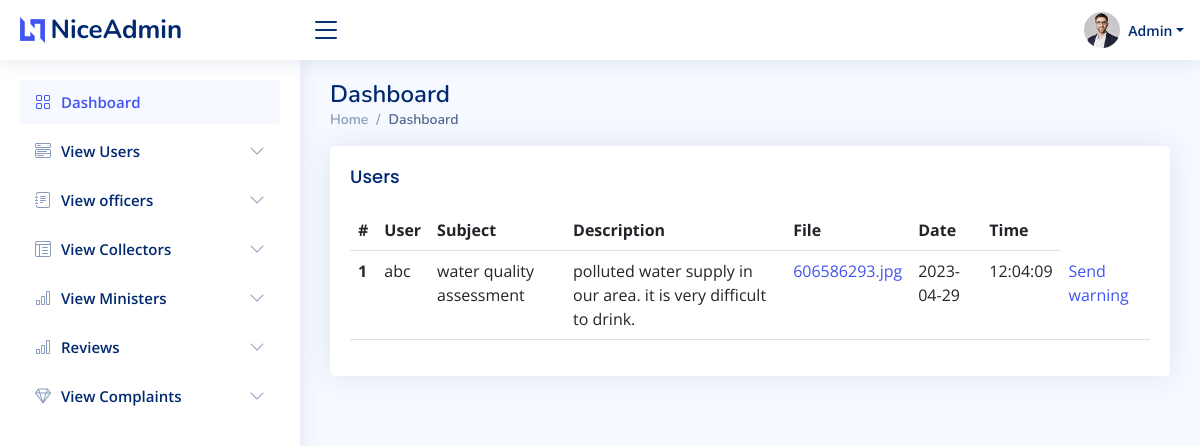
Screenshot of /reopen-complaints.php with the database file from the repository.
### tables this page shows
CREATE TABLE `reopen` (
  `rid` int(11) NOT NULL,
  `log_id` int(11) NOT NULL,
  `comp_id` int(11) NOT NULL,
  `date` date NOT NULL DEFAULT current_timestamp(),
  `time` date NOT NULL DEFAULT current_timestamp(),
  `status` varchar(40) NOT NULL DEFAULT '0'
);

CREATE TABLE `users` (
  `user_id` int(11) NOT NULL,
  `login_id` int(11) NOT NULL,
  `name` varchar(30) NOT NULL,
  `address_user` varchar(100) NOT NULL,
  `mobile` varchar(15) NOT NULL,
  `district` varchar(26) NOT NULL,
  `taluk` varchar(20) NOT NULL,
  `village` varchar(20) NOT NULL,
  `email` varchar(50) NOT NULL
);

CREATE TABLE `complaints` (
  `comp_id` int(11) NOT NULL,
  `login_id` int(11) NOT NULL,
  `department` varchar(100) NOT NULL,
  `subject` varchar(100) NOT NULL,
  `description` varchar(500) NOT NULL,
  `file` varchar(300) NOT NULL,
  `date` date NOT NULL DEFAULT current_timestamp(),
  `time` time NOT NULL DEFAULT current_timestamp(),
  `status` varchar(50) NOT NULL DEFAULT '0',
  `col_update` varchar(10) NOT NULL DEFAULT '0'
);

### reopen-complaints.php (the view, shortened to what this page needs)
<?php
include 'api/connection.php';
$data = mysqli_query($con,"select * from reopen join complaints on complaints.comp_id = reopen.comp_id join users on users.login_id = complaints.login_id ");
?>
<!DOCTYPE html>
<html lang="en">
<head>
  <link href="assets/vendor/bootstrap/css/bootstrap.min.css" rel="stylesheet">
  <link href="assets/vendor/bootstrap-icons/bootstrap-icons.css" rel="stylesheet">
  <link href="assets/vendor/boxicons/css/boxicons.min.css" rel="stylesheet">
  <link href="assets/vendor/quill/quill.snow.css" rel="stylesheet">
  <link href="assets/vendor/quill/quill.bubble.css" rel="stylesheet">
  <link href="assets/vendor/remixicon/remixicon.css" rel="stylesheet">
  <link href="assets/vendor/simple-datatables/style.css" rel="stylesheet">
  <link href="assets/css/style.css" rel="stylesheet">
</head>
<body>
 <?php include 'header.php'; ?>
 <?php include 'sidebar.php'; ?>
  <main id="main" class="main">
    <div class="pagetitle">
      <h1>Dashboard</h1>
      <nav>
        <ol class="breadcrumb">
          <li class="breadcrumb-item"><a href="index.html">Home</a></li>
          <li class="breadcrumb-item active">Dashboard</li>
        </ol>
      </nav>
    </div>
    <section class="section dashboard">
      <section class="section">
      <div class="row">
        <div class="col-lg-12">
          <div class="card">
            <div class="card-body">
              <h5 class="card-title">Users</h5>
              <table class="table datatable">
                <thead>
                  <tr>
                    <th scope="col">#</th>
                    <th scope="col">User</th>
                    <th scope="col">Subject</th>
                    <th scope="col">Description</th>
                    <th scope="col">File</th>
                    <th>Date</th>
                    <th>Time</th>
                  </tr>
                </thead>
                <tbody>
                  <?php
                  $count=0;
                  while($row = mysqli_fetch_assoc($data)){
                    $count++;
                  ?>
                  <tr>
                    <th scope="row"><?php echo $count; ?></th>
                    <td><?php echo $row['name'] ?></td>
                    <td><?php echo $row['subject'] ?></td>
                    <td><?php echo $row['description'] ?></td>
                    <td><a href="assets/img/<?php echo $row['file'] ?>" download><?php echo $row['file'] ?></a></td>
                    <td><?php echo $row['date'] ?></td>
                    <td><?php echo $row['time'] ?></td>
                    <td> <a href="send-warning.php?id=<?php echo $row['rid'] ?>"> Send warning</a></td>
                  </tr>
                  <?php
                  }
                  ?>
                </tbody>
              </table>
            </div>
          </div>
        </div>
    </section>
    </section>
  </main>
</body>
</html>

### assets/css/style.css (style rules this page uses)
:root { scroll-behavior: smooth; }
body { font-family: "Open Sans", sans-serif; background: #f6f9ff; color: #444444; }
a { color: #4154f1; text-decoration: none; }
h1, h2, h3, h4, h5, h6 { font-family: "Nunito", sans-serif; }
#main { margin-top: 60px; padding: 20px 30px; transition: all 0.3s; }
.pagetitle { margin-bottom: 10px; }
.pagetitle h1 { font-size: 24px; margin-bottom: 0; font-weight: 600; color: #012970; }
.card { margin-bottom: 30px; border: none; border-radius: 5px; box-shadow: 0px 0 30px rgba(1, 41, 112, 0.1); }
.card-title { padding: 20px 0 15px 0; font-size: 18px; font-weight: 500; color: #012970; font-family: "Poppins", sans-serif; }
.card-body { padding: 0 20px 20px 20px; }
.breadcrumb { font-size: 14px; font-family: "Nunito", sans-serif; color: #899bbd; font-weight: 600; }
.breadcrumb a { color: #899bbd; transition: 0.3s; }
.breadcrumb .breadcrumb-item::before { color: #899bbd; }
.breadcrumb .active { color: #51678f; font-weight: 600; }
@media (min-width: 1200px) { #main, #footer { margin-left: 300px; } }

### rows the page displays
reopen: users.name "abc", comp.subject "water quality assessment", comp.description "polluted water supply in our area. it is very difficult to drink.", comp.file "606586293.jpg", comp.date "2023-04-29", comp.time "12:04:09"
